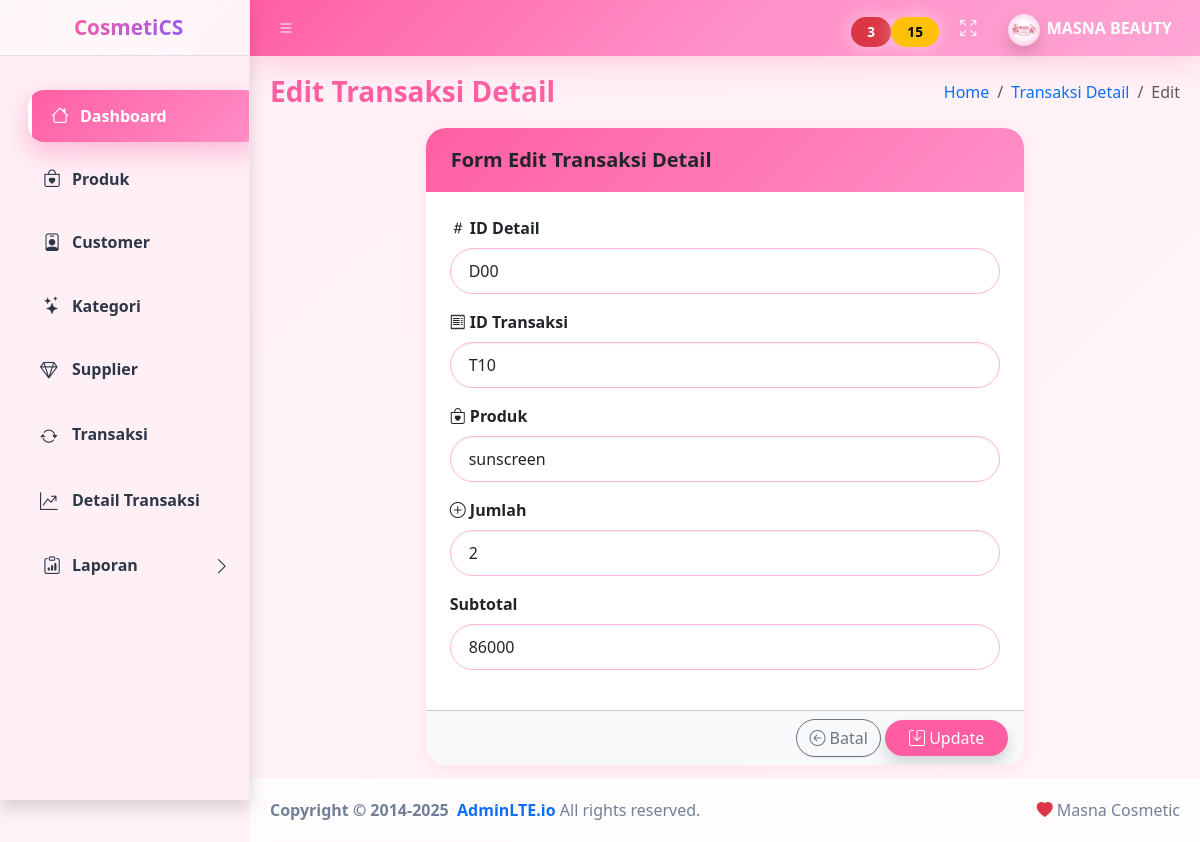
Screenshot of /dashboard.php?menu=edittransaksi_detail&id_detail=D00 (signed in) with the database file from the repository.
### tables this page shows
CREATE TABLE `transaksi_detail` (
  `id_detail` varchar(10) NOT NULL,
  `id_transaksi` varchar(10) NOT NULL,
  `id_produk` varchar(10) NOT NULL,
  `jumlah` int(11) NOT NULL,
  `subtotal` int(11) NOT NULL,
  `harga` varchar(20) NOT NULL
);

### form/transaksi_detail/edittransaksi_detail.php (the view, shortened to what this page needs)
<?php
include "koneksi.php";
$id_detail = isset($_GET['id_detail']) ? $_GET['id_detail'] : '';
$q = mysqli_query($koneksi,"
  SELECT td.*
  FROM transaksi_detail td
  WHERE td.id_detail='$id_detail'
");
$data = mysqli_fetch_assoc($q);
?>
<main class="app-main">
  <div class="app-content-header">
    <div class="container-fluid">
      <div class="row align-items-center">
        <div class="col-sm-6">
          <h3 class="mb-0 fw-bold text-pink">
            Edit Transaksi Detail
          </h3>
        </div>
        <div class="col-sm-6">
          <ol class="breadcrumb float-sm-end">
            <li class="breadcrumb-item"><a href="dashboard.php">Home</a></li>
            <li class="breadcrumb-item">
              <a href="dashboard.php?menu=transaksi_detail">Transaksi Detail</a>
            </li>
            <li class="breadcrumb-item active">Edit</li>
          </ol>
        </div>
      </div>
    </div>
  </div>
  <div class="app-content">
    <div class="container-fluid">
      <div class="row justify-content-center">
        <div class="col-md-8">
          <div class="card card-cosmetic">
            <div class="card-header header-cosmetic">
              <h5 class="mb-0 fw-semibold">
                Form Edit Transaksi Detail
              </h5>
            </div>
            <form method="post" action="form/transaksi_detail/simpan_editdetail.php">
              <div class="card-body px-4 py-4">
                <div class="mb-3">
                  <label class="form-label fw-semibold">
                    <i class="bi bi-hash"></i> ID Detail
                  </label>
                  <input type="text"
                         name="id_detail"
                         class="form-control form-control-cosmetic"
                         value="<?= $data['id_detail'] ?>"
                         readonly>
                </div>
                <div class="mb-3">
                  <label class="form-label fw-semibold">
                    <i class="bi bi-receipt"></i> ID Transaksi
                  </label>
                  <select name="id_transaksi"
                          class="form-control form-control-cosmetic"
                          required>
                    <?php
                    $qt = mysqli_query($koneksi,"SELECT * FROM transaksi");
                    while($t = mysqli_fetch_assoc($qt)){
                      $sel = ($t['id_transaksi'] == $data['id_transaksi']) ? 'selected' : '';
                    ?>
                      <option value="<?= $t['id_transaksi'] ?>" <?= $sel ?>>
                        <?= $t['id_transaksi'] ?>
                      </option>
                    <?php } ?>
                  </select>
                </div>
                <div class="mb-3">
                  <label class="form-label fw-semibold">
                    <i class="bi bi-bag-heart"></i> Produk
                  </label>
                  <select name="id_produk"
                          class="form-control form-control-cosmetic"
                          required>
                    <?php
                    $qp = mysqli_query($koneksi,"SELECT * FROM produk");
                    while($p = mysqli_fetch_assoc($qp)){
                      $sel = ($p['id_produk'] == $data['id_produk']) ? 'selected' : '';
                    ?>
                      <option value="<?= $p['id_produk'] ?>" <?= $sel ?>>
                        <?= $p['nama_produk'] ?>
                      </option>
                    <?php } ?>
                  </select>
                </div>
                <div class="mb-3">
                  <label class="form-label fw-semibold">
                    <i class="bi bi-plus-circle"></i> Jumlah
                  </label>
                  <input type="number"
                         name="jumlah"
                         class="form-control form-control-cosmetic"
                         value="<?= $data['jumlah'] ?>"
                         min="1"
                         required>
                </div>
                <div class="mb-3">
                  <label class="form-label fw-semibold">
                    <i class="bi bi-cash-heart"></i> Subtotal
                  </label>
                  <input type="number"
                         name="subtotal"
                         class="form-control form-control-cosmetic"
                         value="<?= $data['subtotal'] ?>"
                         required>
                </div>
              </div>
              <div class="card-footer bg-light text-end">
                <a href="dashboard.php?menu=transaksi_detail"
                   class="btn btn-outline-secondary rounded-pill">
                  <i class="bi bi-arrow-left-circle"></i> Batal
                </a>
                <button type="submit"
                        class="btn btn-pink rounded-pill px-4 shadow">
                  <i class="bi bi-save"></i> Update
                </button>
              </div>
            </form>
          </div>
        </div>
      </div>
    </div>
  </div>
</main>

### dashboard.php (style rules this page uses)
:root { --pink-primary: #ff5fa2; --pink-secondary: #ff8fc7; --pink-light: #fff0f6; --pink-dark: #ff2f8a; --purple: #8b5cf6; --text-dark: #2d3748; --text-muted: #718096; --border-radius: 20px; --shadow-sm: 0 4px 15px rgba(255,95,162,.12); --shadow-md: 0 10px 30px rgba(255,95,162,.2); --shadow-lg: 0 20px 50px rgba(255,95,162,.3); --transition: all .4s cubic-bezier(.4,0,.2,1); }
body { background: linear-gradient(135deg, #fff0f6 0%, #fff5f8 100%); font-family: 'Segoe UI', system-ui, -apple-system, sans-serif; color: var(--text-dark); }
.card { border: none !important; border-radius: var(--border-radius) !important; box-shadow: var(--shadow-sm) !important; transition: var(--transition) !important; overflow: hidden; background: #fff; }
.card-header { background: linear-gradient(135deg, #ff5fa2 0%, #ff8fc7 100%); color: #fff; border: none !important; padding: 20px 25px; font-weight: 700; font-size: 1.1rem; }
.app-main, .card, .small-box { animation: fadeInUp .6s ease-out; }
.app-main { animation-delay: .1s; }

### form/transaksi_detail/edittransaksi_detail.php (style rules this page uses)
:root { --pink:#ff5fa2; --pink-soft:#fff0f6; }
.card-cosmetic { border:none; border-radius:22px; box-shadow:0 15px 35px rgba(255,95,162,.25); }
.header-cosmetic { background:linear-gradient(135deg,#ff5fa2,#ff8fc7); color:#fff; border-radius:22px 22px 0 0; }
.form-control-cosmetic { border-radius:30px; padding:10px 18px; border:1px solid #ffb6d9; }
.btn-pink { background:#ff5fa2; color:#fff; border:none; }
.text-pink { color:var(--pink); }

### rows the page displays
transaksi_detail: id_detail "D00", jumlah "2", subtotal "86000"

### other values shown
form field id_transaksi "T10"
form field id_produk "sunscreen"
